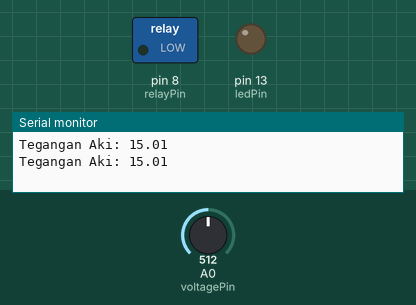
This sketch was run on a simulated Arduino Uno, built with avr-gcc and run on an emulated ATmega328P. Parts: switched loads named in the sketch (green lamp = pin HIGH), output pins drawn as LEDs (lit = HIGH), the last lines printed to the serial monitor. The test bench sets the inputs (shaded band); at power-on: A0 (voltagePin) = 512.

Above: at 1.8 s.
1.9 s: A0 (voltagePin) set to 423
3.4 s: A0 (voltagePin) set to 397
At 5.1 s:
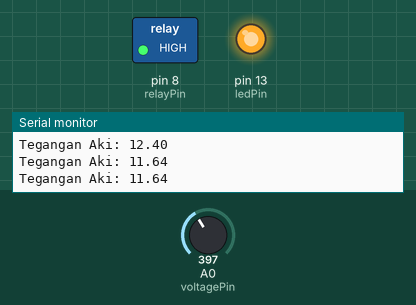
5.5 s: A0 (voltagePin) set to 485
7.2 s: A0 (voltagePin) set to 507
At 9.2 s:
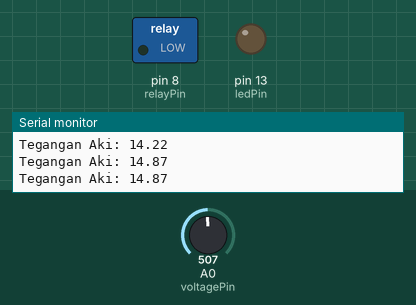
9.5 s: A0 (voltagePin) set to 306
At 11.0 s:
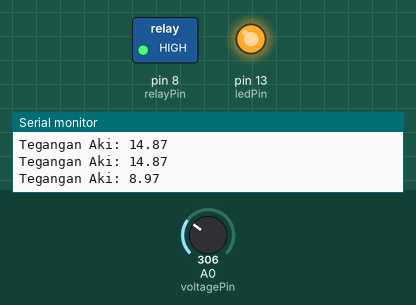
Timing chart, 0 to 12.5 s (numbered marks = the images above; inputs shaded):
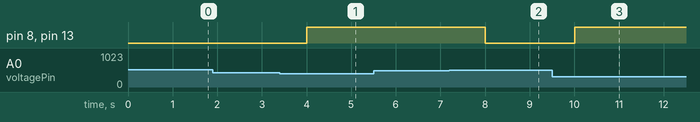

Measured:
- the behaviour switches between 410 and 409 on A0 (voltagePin) (found by bisection; images 0 and 1)
- the behaviour switches between 491 and 492 on A0 (voltagePin) (found by bisection; images 1 and 2)
- after the input at 3.4 s, pin 8 (relayPin), pin 13 (ledPin): LOW → HIGH after 0.60 s
- after the input at 7.2 s, pin 8 (relayPin), pin 13 (ledPin): HIGH → LOW after 0.81 s
- after the input at 9.5 s, pin 8 (relayPin), pin 13 (ledPin): LOW → HIGH after 0.51 s

The sketch:

sketch_sep10a.ino
```cpp
// Konfigurasi pin
const int voltagePin = A0;        // Input pembagi tegangan
const int relayPin = 8;           // Kontrol relay
const int ledPin = 13;            // Indikator LED

// Parameter tegangan
const float vMax = 14.4;          // Batas atas (full)
const float vMin = 12.0;          // Batas bawah (mulai isi)

// Kalibrasi pembagi tegangan
const float voltageDividerRatio = 5.0 / (5.0 * (10.0 + 2.0) / 2.0); // ganti sesuai resistor

float readBatteryVoltage() {
  int analogValue = analogRead(voltagePin);
  float voltage = analogValue * (5.0 / 1023.0);
  float batteryVoltage = voltage * ((10.0 + 2.0) / 2.0); // Ubah sesuai resistor divider
  return batteryVoltage;
}

void setup() {
  pinMode(voltagePin, INPUT);
  pinMode(relayPin, OUTPUT);
  pinMode(ledPin, OUTPUT);
  Serial.begin(9600);
}

void loop() {
  float batteryVoltage = readBatteryVoltage();
  Serial.print("Tegangan Aki: ");
  Serial.println(batteryVoltage);

  if (batteryVoltage >= vMax) {
    digitalWrite(relayPin, LOW);  // Matikan charger
    digitalWrite(ledPin, LOW);    // Indikator OFF
  } else if (batteryVoltage <= vMin) {
    digitalWrite(relayPin, HIGH); // Aktifkan charger
    digitalWrite(ledPin, HIGH);   // Indikator ON
  }

  delay(1000); // Cek setiap 1 detik
}
```
